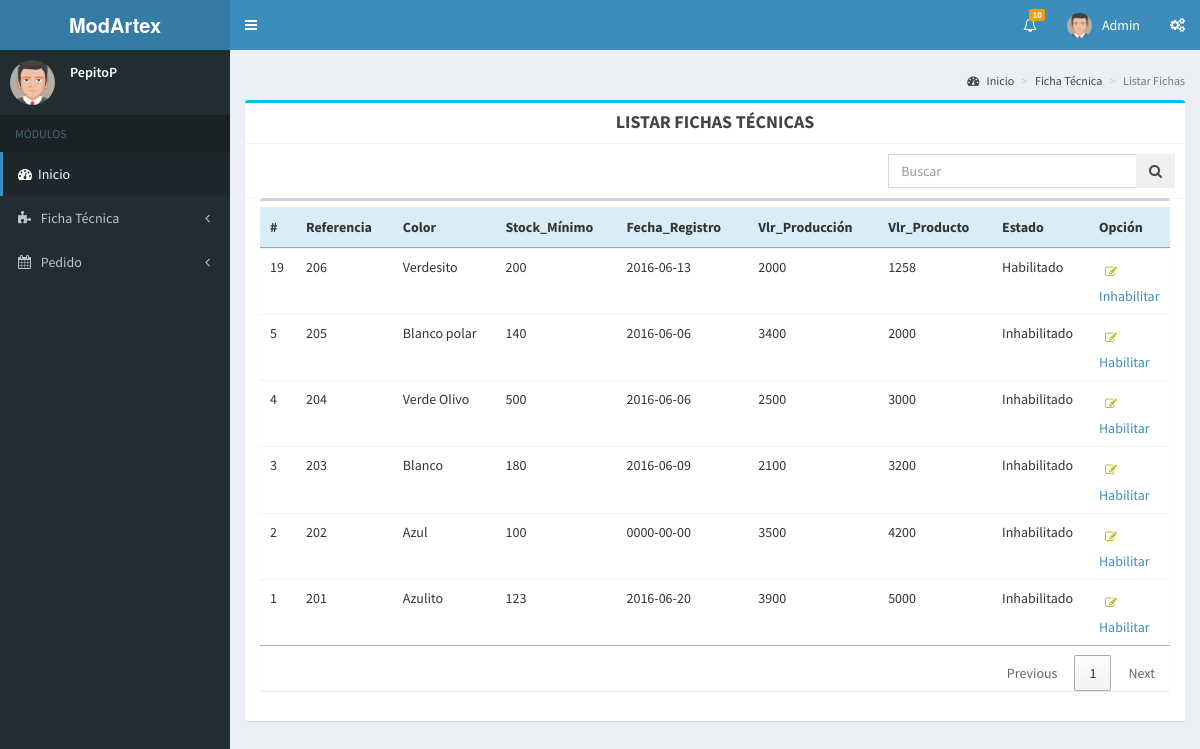
The page /ficha/consFicha on the database its author committed.
### tables this page shows
CREATE TABLE `fichas` (
  `codigo` int(11) NOT NULL,
  `referencia` int(11) NOT NULL,
  `color` varchar(20) NOT NULL,
  `stock_min` int(11) NOT NULL,
  `fecha_reg` date NOT NULL,
  `valor_produccion` double NOT NULL,
  `valor_producto` double NOT NULL,
  `estado` int(1) NOT NULL DEFAULT '1'
);

### application/core/controller.php (called while the page is built, shortened)
<?php
class Controller
{
    public $db = null;
    private function openDatabaseConnection()
    {
        $options = array(PDO::ATTR_DEFAULT_FETCH_MODE => PDO::FETCH_ASSOC, PDO::ATTR_ERRMODE => PDO::ERRMODE_WARNING);
        $this->db = new PDO(DB_TYPE . ':host=' . DB_HOST . ';dbname=' . DB_NAME . ';charset=' . DB_CHARSET, DB_USER, DB_PASS, $options);
    }
    public function loadModel($nombreModel)
    {
        return new $nombreModel($this->db);
    }
}

### application/controller/ficha.php (called while the page is built, shortened)
<?php
	class Ficha extends Controller
	{
		private $mdlModel = null;
	    function __construct(){
	        $this->mdlModel = $this->loadModel("mdlFicha");
	    }
	    public function consFicha()
	    {
	    	$fichas = $this->mdlModel->getFichas();
	        require APP . 'view/_templates/header.php';
	        require APP . 'view/ficha/consFicha.php';
	        require APP . 'view/_templates/footer.php';
	    }
	}
?>

### public/index.php (called while the page is built, shortened)
<?php
require APP . 'core/application.php';
require APP . 'core/controller.php';
$app = new Application();

### application/model/mdlFicha.php (called while the page is built, shortened)
<?php
	class mdlFicha
	{
		private $db;
		function __construct($db)
	    {
	        try {
	            $this->db = $db;
	        } catch (PDOException $e) {
	        	exit('No se pudo establecer la conexión a la base de datos.');
	        }
	    }
	    public function getFichas()
	    {
	        $sql = "SELECT codigo, referencia, color, stock_min, fecha_reg, valor_produccion, valor_producto, estado FROM fichas ORDER BY codigo DESC";
	        try {
	        	$query = $this->db->prepare($sql);
	        	$query->execute();
	        	return $query->fetchAll();
	        } catch (PDOException $e) {
	        }
	    }
	}
?>

### application/view/ficha/consFicha.php (the view, shortened to what this page needs)
<section class="content-header">
  <br>
  <ol class="breadcrumb">
    <li><a href="<?php echo URL ?>home/index"><i class="fa fa-dashboard"></i> Inicio</a></li>
    <li><a href="#">Ficha Técnica</a></li>
    <li class="active">Listar Fichas</li>
  </ol>
</section>
<section class="content">
<div class="box box-info">
  <div class="box-header with-border"  style="text-align: center;">
    <h3 class="box-title"><strong>LISTAR FICHAS TÉCNICAS</strong></h3>
  </div>
  <div id="users">
    <div class="row box-header">
      <div class="col-md-offset-8 col-md-4">
        <div class="form-group">
          <div class="box-tools pull-right">
            <form action="#" method="get" class="form-horizontal">
              <div class="input-group">
                <input type="text" class="form-control search" placeholder="Buscar">
                <span class="input-group-btn">
                  <button type="submit" name="search" id="search-btn" class="sort btn btn-flat"><i class="fa fa-search"></i></button>
                </span>
              </div>
            </form>
          </div>
        </div>
      </div>
    </div>
    <form class="form-horizontal">
      <div class="col-md-12">
        <div class="box">
          <div class="table table-responsive">
            <table class="table table-hover" id="tablaFichas">
              <thead>
                <tr class="info">
                  <th style="width: 10px">#</th>
                  <th>Referencia</th>
                  <th>Color</th>
                  <th>Stock_Mínimo</th>
                  <th>Fecha_Registro</th>
                  <th>Vlr_Producción</th>
                  <th>Vlr_Producto</th>
                  <th>Estado</th>
                  <th style="width: 7%">Opción</th>
                </tr>
              </thead>
              <tbody class="list">
              <?php foreach ($fichas as $ficha): ?>
                <tr>
                  <td><?= $ficha["codigo"] ?></td>
                  <td class="ref"><?= $ficha["referencia"] ?></td>
                  <td class="color"><?= $ficha["color"] ?></td>
                  <td class="stock"><?= $ficha["stock_min"] ?></td>
                  <td class="fecha_reg"><?= $ficha["fecha_reg"] ?></td>
                  <td><?= $ficha["valor_produccion"] ?></td>
                  <td><?= $ficha["valor_producto"] ?></td>
                  <td class="estado"><?= $ficha["estado"]==1?"Habilitado":"Inhabilitado" ?></td>
                  <td>
                    <button type="button" class="btn btn-box-tool" data-toggle="modal" data-target="#idModal" onclick="editar('<?= $ficha["codigo"] ?>', this)"><i class="fa fa-pencil-square-o"></i></button>
                    <?php if ($ficha["estado"] == 1){ ?>
                  <a href="" onclick="cambiarEstadoFicha(<?= $ficha['codigo'] ?>, 0)">Inhabilitar</a>
                      <?php }else{ ?>
                  <a href="" onclick="cambiarEstadoFicha('<?= $ficha["codigo"] ?>', 1)">Habilitar</a>
                      <?php } ?>
                  </td>
                </tr>
              <?php endforeach; ?>
              </tbody>
            </table>
          </div>
        </div>
      </div>
      </form>
    </div>
  </div>
</section>

### application/core/application.php (shortened to what this page needs)
<?php
class Application
{
    private $url_controller = null;
    private $url_action = null;
    private $url_params = array();
    public function __construct()
    {
        if (!$this->url_controller) {
            require APP . 'controller/home.php';
            $page = new Home();
            $page->index();
        } elseif (file_exists(APP . 'controller/' . $this->url_controller . '.php')) {
            $this->url_controller = new $this->url_controller();
            if (method_exists($this->url_controller, $this->url_action)) {
                if (!empty($this->url_params)) {
                    call_user_func_array(array($this->url_controller, $this->url_action), $this->url_params);
                } else {
                    $this->url_controller->{$this->url_action}();
                }
            }
        } else {
            header('location: ' . URL . 'error');
        }
    }
    private function splitUrl()
    {
        if (isset($_GET['url'])) {
            $url = trim($_GET['url'], '/');
            $url = filter_var($url, FILTER_SANITIZE_URL);
            $url = explode('/', $url);
            $this->url_controller = isset($url[0]) ? $url[0] : null;
            $this->url_action = isset($url[1]) ? $url[1] : null;
            unset($url[0], $url[1]);
            $this->url_params = array_values($url);
        }
    }
}

### application/view/_templates/header.php (shortened to what this page needs)
<!DOCTYPE html>
<html>
<head>
  <link rel="stylesheet" href="<?php echo URL ?>dist/css/bootstrap.min.css">
  <link rel="stylesheet" href="https://cdnjs.cloudflare.com/ajax/libs/font-awesome/4.5.0/css/font-awesome.min.css">
  <link rel="stylesheet" href="<?php echo URL ?>plugins/font-awesome-4.6.1/css/font-awesome.css">
  <link rel="stylesheet" href="https://cdnjs.cloudflare.com/ajax/libs/ionicons/2.0.1/css/ionicons.min.css">
  <link rel="stylesheet" href="<?php echo URL ?>dist/css/AdminLTE.min.css">
  <link rel="stylesheet" href="<?php echo URL ?>/css/sweetalert.css">
  <link rel="stylesheet" href="<?php echo URL ?>plugins/select2/select2.min.css">
  <link rel="stylesheet" href="<?php echo URL ?>plugins/daterangepicker/daterangepicker-bs3.css">
  <link rel="stylesheet" href="<?php echo URL ?>plugins/datepicker/datepicker3.css">
  <link rel="stylesheet" href="<?php echo URL ?>plugins/iCheck/all.css">
  <link rel="stylesheet" href="<?php echo URL ?>plugins/colorpicker/bootstrap-colorpicker.min.css">
  <link rel="stylesheet" href="<?php echo URL ?>plugins/timepicker/bootstrap-timepicker.min.css">
  <link rel="stylesheet" href="<?php echo URL ?>dist/css/datatables.min.css" media="screen" title="no title">
  <link rel="stylesheet" href="https://cdn.datatables.net/1.10.12/css/jquery.dataTables.min.css">
  <link rel="stylesheet" type="text/css" href="https://cdn.datatables.net/u/dt/dt-1.10.12,b-1.2.1/datatables.min.css"/>
  <link rel="stylesheet" href="<?php echo URL ?>dist/css/skins/skin-blue.min.css">
</head>
<body class="hold-transition skin-blue sidebar-mini">
<div class="wrapper">
  <header class="main-header">
    <a href="<?php echo URL ?>home/index" class="logo">
      <span class="logo-lg"><b>ModArtex</b></span>
    </a>
    <nav class="navbar navbar-static-top" role="navigation">
      <a href="#" class="sidebar-toggle" data-toggle="offcanvas" role="button">
      </a>
      <div class="navbar-custom-menu">
        <ul class="nav navbar-nav">
          <li class="dropdown notifications-menu">
            <a href="#" class="dropdown-toggle" data-toggle="dropdown">
              <i class="fa fa-bell-o"></i>
              <span class="label label-warning">10</span>
            </a>
          </li>
          <li class="dropdown user user-menu">
            <a href="#" class="dropdown-toggle" data-toggle="dropdown">
              <img src="<?php echo URL ?>dist/img/avatar5.png" class="user-image" alt="User Image">
              <span class="hidden-xs">Admin</span>
            </a>
          </li>
          <li>
            <a href="#" data-toggle="control-sidebar"><i class="fa fa-gears"></i></a>
          </li>
        </ul>
      </div>
    </nav>
  </header>
  <aside class="main-sidebar">
    <section class="sidebar">
      <div class="user-panel">
        <div class="pull-left image">
          <img src="<?php echo URL ?>dist/img/avatar5.png" class="img-circle" alt="User Image">
        </div>
        <div class="pull-left info">
          <p>PepitoP</p>
        </div>
      </div>
      <ul class="sidebar-menu">
          <li class="header">MÓDULOS</li>
          <li class="active"><a href="<?php echo URL ?>home/index"><i class="fa fa-dashboard"></i><span>Inicio</span></a></li>
          <li class="treeview">
            <a href="#"><i class="fa fa-puzzle-piece"></i> <span>Ficha Técnica</span> <i class="fa fa-angle-left pull-right"></i></a>
          </li>
        <li class="treeview">
            <a href="#"><i class="fa fa-calendar"></i> <span>Pedido</span> <i class="fa fa-angle-left pull-right"></i></a>
          </li>
     </ul>
    </section>
  </aside>
  <div class="content-wrapper">

### application/view/_templates/footer.php (shortened to what this page needs)
    </div>
</body>
</html>

### rows shown on the page
fichas: codigo "19", referencia "206", color "Verdesito", stock_min "200", fecha_reg "2016-06-13", valor_produccion "2000", valor_producto "1258", estado "Habilitado"
fichas: codigo "5", referencia "205", color "Blanco polar", stock_min "140", fecha_reg "2016-06-06", valor_produccion "3400", valor_producto "2000", estado "Inhabilitado"
fichas: codigo "4", referencia "204", color "Verde Olivo", stock_min "500", fecha_reg "2016-06-06", valor_produccion "2500", valor_producto "3000", estado "Inhabilitado"
fichas: codigo "3", referencia "203", color "Blanco", stock_min "180", fecha_reg "2016-06-09", valor_produccion "2100", valor_producto "3200", estado "Inhabilitado"
fichas: codigo "2", referencia "202", color "Azul", stock_min "100", fecha_reg "0000-00-00", valor_produccion "3500", valor_producto "4200", estado "Inhabilitado"
fichas: codigo "1", referencia "201", color "Azulito", stock_min "123", fecha_reg "2016-06-20", valor_produccion "3900", valor_producto "5000", estado "Inhabilitado"
